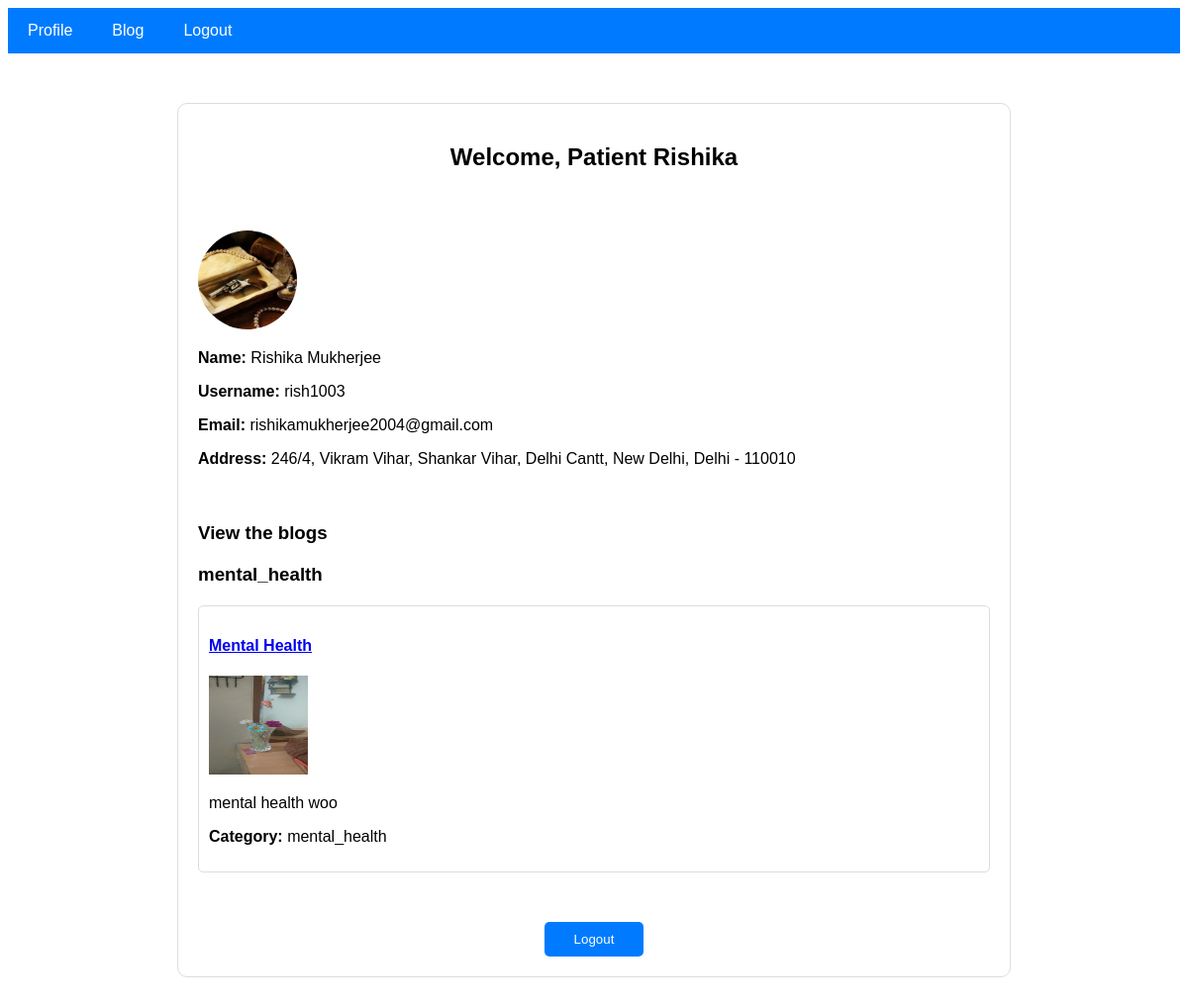
Page /displaypatdash/ (signed in) on the committed database.
### myapp/models.py (models this page shows, shortened)
class User(models.Model):
    USER_TYPES = (
        ('patient', 'Patient'),
        ('doctor', 'Doctor'),
    )
    fname = models.CharField(max_length=200)
    lname = models.CharField(max_length=200)
    username = models.CharField(max_length = 20,unique=True)
    email = models.EmailField(unique=True)
    password = models.CharField(max_length=128)
    address_line1 = models.CharField(max_length=200)
    city = models.CharField(max_length=30)
    state = models.CharField(max_length=20)
    pincode = models.IntegerField()
    user_type = models.CharField(max_length=8, choices=USER_TYPES)
    profile_picture = models.ImageField(upload_to='profile_pics/', blank=True, null=True)

class BlogPost(models.Model):
    CATEGORY_CHOICES = [
        ('mental_health', 'Mental Health'),
        ('heart_disease', 'Heart Disease'),
        ('covid19', 'Covid19'),
        ('immunization', 'Immunization'),
    ]
    author = models.ForeignKey(User, on_delete=models.CASCADE)
    title = models.CharField(max_length=200)
    image = models.ImageField(upload_to='blog_images/', blank=True, null=True)
    category = models.CharField(max_length=100, choices=CATEGORY_CHOICES)
    summary = models.TextField()
    content = models.TextField()
    is_draft = models.BooleanField(default=False)
    created_at = models.DateTimeField(auto_now_add=True)

### myapp/views.py (the view)
# urls.py: path('displaypatdash/',views.display_patient_dashboard, name="display_patient_dashboard"),
@csrf_exempt
def display_patient_dashboard(request):
    user_id = request.session.get('user_id')
    if not user_id:
        return redirect('login')
    try:
        user = User.objects.get(id=user_id)
        user_data = get_user_data(user)
        blog_posts = BlogPost.objects.filter(is_draft=False).order_by('category')
        serialized_blog_posts = [get_blog_post_data(post) for post in blog_posts]
        context = {
            'user': user_data,
            'blog_posts': serialized_blog_posts
        }
        return render(request, 'patient_dashboard.html', context)
    except User.DoesNotExist:
        return redirect('login')

### myapp/views.py (called while the page is built)
def get_user_data(user):
    profile_picture_url = user.profile_picture.url if user.profile_picture else None
    print(profile_picture_url)
    user_data = {
        'first_name': user.fname,
        'last_name': user.lname,
        'username': user.username,
        'email': user.email,
        'address_line1': user.address_line1,
        'city': user.city,
        'state': user.state,
        'pincode': user.pincode,
        'profile_picture_url': profile_picture_url,
        'user_type': user.user_type,
    }
    return user_data

def get_blog_post_data(blog_post):
    image_url = blog_post.image.url if blog_post.image else None
    blog_post_data = {
        'id': blog_post.id,
        'title': blog_post.title,
        'category': blog_post.category,
        'summary': blog_post.summary,
        'content': blog_post.content,
        'author': blog_post.author.username,
        'image_url': image_url,
        'draft': 'yes' if blog_post.is_draft else 'no'
    }
    return blog_post_data

### templates/patient_dashboard.html (shortened to what this page needs)
<!DOCTYPE html>
<html>
<head>
</head>
<body>
    <div class="navbar">
        <a href="javascript:void(0)" onclick="showSection('profile')">Profile</a>
        <a href="javascript:void(0)" onclick="showSection('blog')">Blog</a>
        <a href="#" onclick="logout()">Logout</a>
    </div>
    <div class="dashboard">
        <div class="welcome-message">
            <h2>Welcome, Patient {{ user.first_name }}</h2>
        </div>
        <div id="profile" class="user-profile active">
            <img src="{{user.profile_picture_url }}" alt="Profile Picture">
            <div class="user-details">
                <p><strong>Name:</strong> {{ user.first_name }} {{ user.last_name }}</p>
                <p><strong>Username:</strong> {{ user.username }}</p>
                <p><strong>Email:</strong> {{ user.email }}</p>
                <p><strong>Address:</strong> {{ user.address_line1 }}, {{ user.city }}, {{ user.state }} - {{ user.pincode }}</p>
            </div>
        </div>
        <div id="blog" class="blog-section">
            <h3>View the blogs</h3>
            <div class="blog-list">
                {% if blog_posts %}
                 {% regroup blog_posts by category as posts_by_category %}
                    {% for category, posts in posts_by_category %}
                        <h3>{{ category }}</h3>
                        <div class="blog-list">
                            {% for post in posts %}
                                <div class="blog-item">
                                    <h4><a href="{% url 'view_blog_post' blog_post_id=post.id %}">{{ post.title }}</a></h4>
                                    <img src="{{ post.image_url }}" alt="Blog Image" style="width: 100px; height: 100px;">
                                    <p>{{ post.summary|truncatewords:15 }}</p>
                                    <p><strong>Category:</strong> {{ post.category }}</p>
                                </div>
                            {% endfor %}
                        </div>
                    {% endfor %}
                {% else %}
                    <p>No blog posts found.</p>
                {% endif %}
            </div>
        </div>
        <button class="logout-btn" onclick="logout()">Logout</button>
    </div>
</body>
</html>

### templates/patient_dashboard.html (style rules this page uses)
body { font-family: Arial, sans-serif; }
.navbar { background-color: #007bff; overflow: hidden; }
.navbar a { float: left; display: block; color: white; text-align: center; padding: 14px 20px; text-decoration: none; }
.dashboard { width: 800px; margin: 50px auto; padding: 20px; border: 1px solid #ddd; border-radius: 10px; display: grid; gap: 20px; }
.welcome-message { text-align: center; margin-bottom: 20px; }
.user-profile, .blog-section { display: none; }
.user-profile img { width: 100px; height: 100px; border-radius: 50%; }
.user-details { font-size: 16px; }
.blog-list { margin-top: 20px; }
.blog-item { border: 1px solid #ddd; padding: 10px; margin-bottom: 10px; border-radius: 5px; }
.logout-btn { padding: 10px; background-color: #007bff; color: white; border: none; border-radius: 5px; cursor: pointer; width: 100px; margin-top: 20px; justify-self: center; }
.active { display: block; }

### rows in the picture
User: first_name "Rishika", last_name "Mukherjee", username "rish1003", email "rishikamukherjee2004@gmail.com", address_line1 "246/4, Vikram Vihar, Shankar Vihar, Delhi Cantt", city "New Delhi", state "Delhi"
BlogPost: posts_by_category "mental_health", title "Mental Health", summary "mental health woo", category "mental_health"

### other values in the picture
{{ user.pincode }} "110010"
